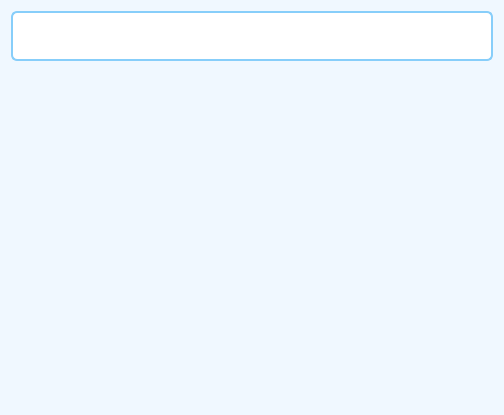
<?xml version="1.0" encoding="UTF-8"?>
<ui version="4.0">
 <class>Tablet</class>
 <widget class="QWidget" name="Tablet">
  <property name="geometry">
   <rect>
    <x>0</x>
    <y>0</y>
    <width>504</width>
    <height>415</height>
   </rect>
  </property>
  <property name="windowTitle">
   <string>Form</string>
  </property>
  <property name="styleSheet">
   <string notr="true">/* 整体窗口背景 */
QWidget {
    background-color: #f0f8ff; /* AliceBlue */
    font-family: &quot;Segoe UI&quot;, &quot;Microsoft YaHei&quot;, sans-serif;
    font-size: 16px;
}

/* 输入框 */
QLineEdit {
    background-color: #ffffff;
    border: 2px solid #87cefa; /* LightSkyBlue */
    border-radius: 6px;
    padding: 6px;
    selection-background-color: #add8e6; /* LightBlue */
}

/* 普通按钮 */
QPushButton {
    background-color: #e6f2ff; /* Very light blue */
    border: 1px solid #87cefa;
    border-radius: 10px;
    padding: 10px;
    color: #000000;
}

QPushButton:hover {
    background-color: #d0ecff; /* Slightly deeper blue on hover */
    border: 1px solid #5dade2;
}

QPushButton:pressed {
    background-color: #add8e6; /* LightBlue */
    border: 1px solid #4682b4; /* SteelBlue */
}</string>
  </property>
  <layout class="QVBoxLayout" name="verticalLayout">
   <item>
    <widget class="QLineEdit" name="lineEdit">
     <property name="minimumSize">
      <size>
       <width>0</width>
       <height>50</height>
      </size>
     </property>
     <property name="maximumSize">
      <size>
       <width>16777215</width>
       <height>50</height>
      </size>
     </property>
     <property name="font">
      <font>
       <family>Segoe UI</family>
       <pointsize>-1</pointsize>
       <bold>true</bold>
      </font>
     </property>
     <property name="text">
      <string/>
     </property>
     <property name="alignment">
      <set>Qt::AlignmentFlag::AlignCenter</set>
     </property>
     <property name="readOnly">
      <bool>true</bool>
     </property>
    </widget>
   </item>
   <item>
    <widget class="QWidget" name="simple_tablet" native="true">
     <layout class="QGridLayout" name="gridLayout"/>
    </widget>
   </item>
  </layout>
 </widget>
 <resources/>
 <connections/>
</ui>
